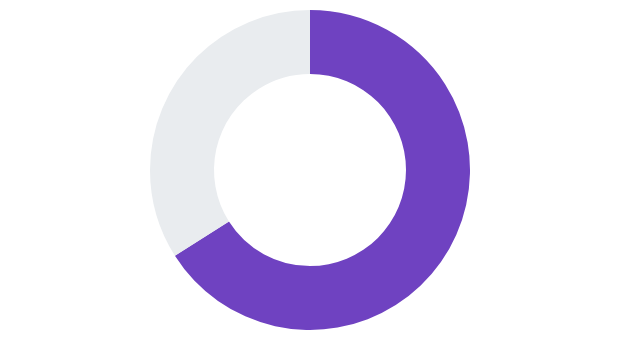

Source (Vega-Lite JSON):
### Vega-Lite specification from a JSON file in a GitHub repository (floating-point values rounded to 4 significant figures)
{"$schema": "https://vega.github.io/schema/vega-lite/v6.json", "width": "container", "height": 160, "data": {"values": [{"status": "Covered", "value": 66}, {"status": "Remaining", "value": 34}]}, "mark": {"type": "arc", "innerRadius": 48}, "encoding": {"theta": {"field": "value", "type": "quantitative"}, "color": {"field": "status", "type": "nominal", "scale": {"range": ["#6f42c1", "#e9ecef"]}, "legend": null}, "tooltip": [{"field": "status", "type": "nominal"}, {"field": "value", "type": "quantitative", "title": "Coverage %"}]}}
